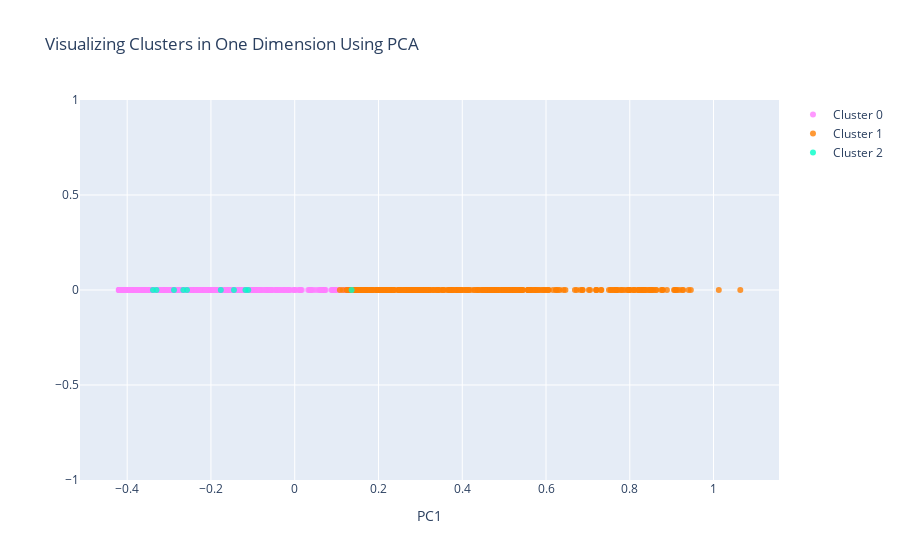

The notebook cell saved with this chart:
### Code cell
#Instructions for building the 1-D plot

#trace1 is for 'Cluster 0'
trace1 = go.Scatter(
                    x = cluster0["PC1_1d"],
                    y = cluster0["dummy"],
                    mode = "markers",
                    name = "Cluster 0",
                    marker = dict(color = 'rgba(255, 128, 255, 0.8)'),
                    text = None)

#trace2 is for 'Cluster 1'
trace2 = go.Scatter(
                    x = cluster1["PC1_1d"],
                    y = cluster1["dummy"],
                    mode = "markers",
                    name = "Cluster 1",
                    marker = dict(color = 'rgba(255, 128, 2, 0.8)'),
                    text = None)
#trace3 is for 'Cluster 2'
trace3 = go.Scatter(
                    x = cluster2["PC1_1d"],
                    y = cluster2["dummy"],
                    mode = "markers",
                    name = "Cluster 2",
                    marker = dict(color = 'rgba(0, 255, 200, 0.8)'),
                    text = None)

data = [trace1, trace2, trace3]

title = "Visualizing Clusters in One Dimension Using PCA"

layout = dict(title = title,
              xaxis= dict(title= 'PC1',ticklen= 5,zeroline= False),
              yaxis= dict(title= '',ticklen= 5,zeroline= False)
             )

fig = dict(data = data, layout = layout)

iplot(fig)

### Figure 1 — Plotly figure (JSON) as saved in the notebook; plotly's stock layout.template omitted (floating-point values rounded to 4 significant figures; data arrays with more than 128 entries replaced by an {"elided": "..."} marker saying what was removed)
{"data": [{"marker": {"color": "rgba(255, 128, 255, 0.8)"}, "mode": "markers", "name": "Cluster 0", "type": "scatter", "x": {"elided": "650 float values"}, "y": {"elided": "650 int values"}}, {"marker": {"color": "rgba(255, 128, 2, 0.8)"}, "mode": "markers", "name": "Cluster 1", "type": "scatter", "x": {"elided": "340 float values"}, "y": {"elided": "340 int values"}}, {"marker": {"color": "rgba(0, 255, 200, 0.8)"}, "mode": "markers", "name": "Cluster 2", "type": "scatter", "x": [-0.1175, -0.2659, -0.3385, -0.1451, -0.3301, 0.1359, -0.2572, -0.2883, -0.1109, -0.1764], "y": [0, 0, 0, 0, 0, 0, 0, 0, 0, 0]}], "layout": {"title": {"text": "Visualizing Clusters in One Dimension Using PCA"}, "xaxis": {"ticklen": 5, "title": {"text": "PC1"}, "zeroline": false}, "yaxis": {"ticklen": 5, "title": {"text": ""}, "zeroline": false}}}
